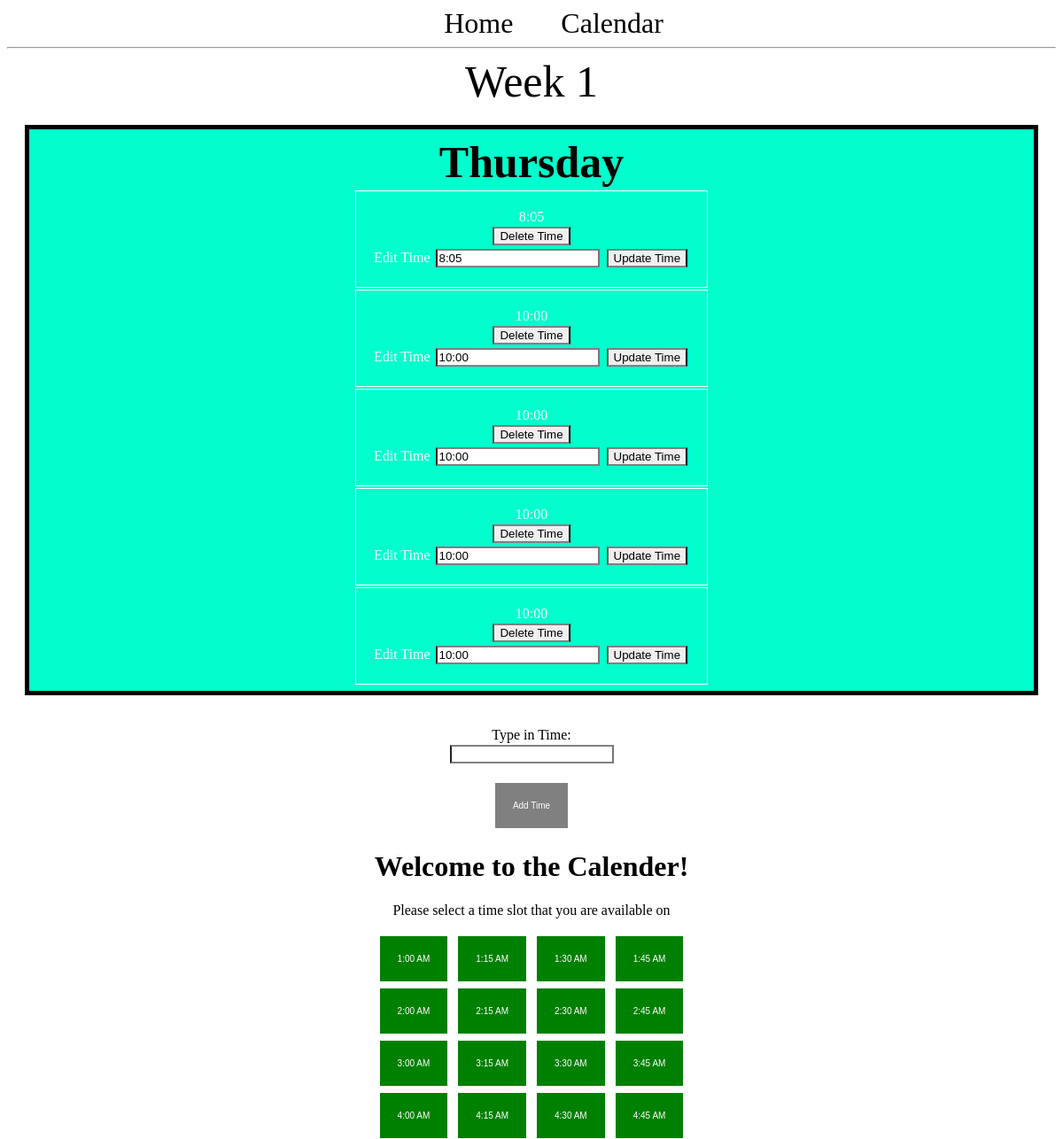
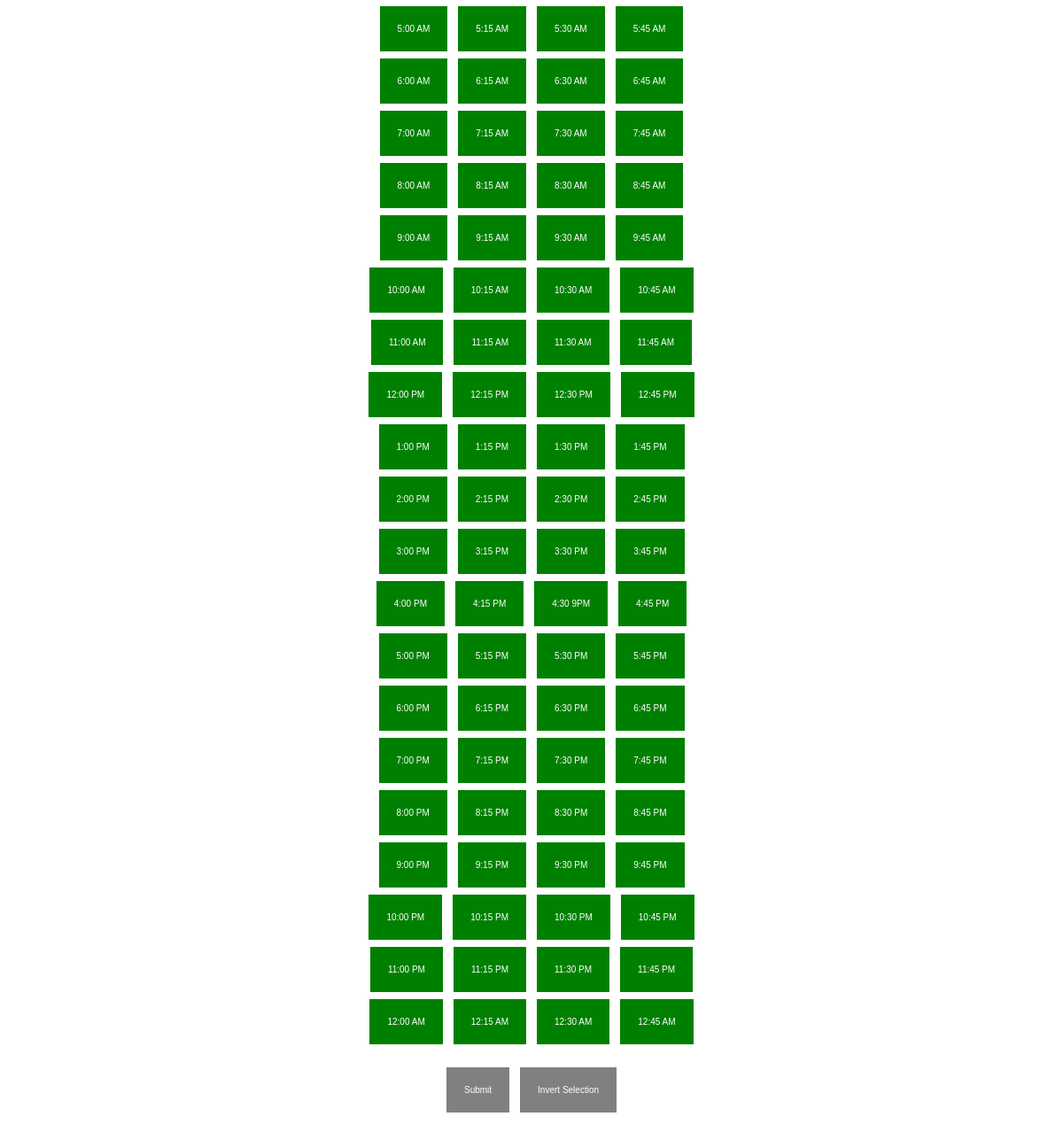
The page /day/4/ on the database its author committed (2 pictures, top to bottom).
### app.py (models this page shows, shortened)
class Day(db.Model):
  id = db.Column(db.Integer, primary_key=True)
  day = db.Column(db.String(100), nullable=False)
  week_id = db.Column(db.Integer, db.ForeignKey('week.id'))
  times = db.relationship('Time', backref='day')

class Time(db.Model):
  id = db.Column(db.Integer, primary_key=True)
  time = db.Column(db.String(100))
  day_id = db.Column(db.Integer, db.ForeignKey('day.id'))

### app.py (the view)
@app.route('/day/<int:day_id>/', methods=('GET', 'POST'))
def display_day(day_id):
  day = Day.query.get_or_404(day_id)
  if request.method == 'POST':
    time = Time(time=request.form['time'], day=day) #Needs to be updated to handle an array -SL
    db.session.add(time)
    db.session.commit()
    return redirect(url_for('display_day', day_id=day.id))
  return render_template('calendar.html', day=day)

### templates/calendar.html (shortened to what this page needs)
<!DOCTYPE html>
<html>
<head>
  <link rel="stylesheet" href="{{url_for('static', filename='base.css')}}"/>
</head>
<nav>
  <a href="/">Home</a>
  <a href="{{ url_for('index') }}">Calendar</a>
</nav>
<hr>
<head>
  <link href="{{ url_for('static', filename='./style.css') }}" rel="stylesheet" type="text/css"/>
</head>
  {% block content %}
  <span class="title"<h1>{% block title %} Week {{day.week_id}} {% endblock %}</h1></span>
  <div class="content">
    <div class="month">
      <div class="content">
          <table class="day">
            <tr>
              <th class="title">{{day.day}}</th>
            </tr>
            {% for time in day.times %}
              <tr>
                <td>
                  {{time.time}}
                  <div>
                    <form method="POST" action="{{ url_for('delete_time', time_id=time.id) }}">
                      <input type="submit" value="Delete Time" onclick="return confirm('Are you sure you want to delete this time?')">
                    </form>
                  </div>
                  <div>
                    <form method="PUT" action="{{ url_for('edit_time', time_id=time.id) }}">
                        <label for="time">Edit Time</label>
                        <input type="text" name="time" value={{time.time}} placeholder="Time"></input>
                        <input type="submit" value="Update Time"></input>
                    </form>
                  </div>
                </td>
              </tr>
            {% endfor %}
          </table>
      </div>
    </div>
  </div>
{% endblock %}
<form method="post">
  <p>
    <label for="time">Type in Time:</label><br>
    <input type="text" id="time" name="time"><br>
  </p>
  <p>
    <button type="submit" id="retroSubmit">Add Time</button>
  </p>
</form>
<body>
  <h1> Welcome to the Calender!</h1>
  <p> Please select a time slot that you are available on </p>
  <button id="01:00">1:00 AM</button>
  <button id="01:15">1:15 AM</button>
  <button id="01:30">1:30 AM</button>
  <button id="01:45">1:45 AM</button>
  <br>
  <button id="02:00">2:00 AM</button>
  <button id="02:15">2:15 AM</button>
  <button id="02:30">2:30 AM</button>
  <button id="02:45">2:45 AM</button>
  <br>
  <button id="03:00">3:00 AM</button>
  <button id="03:15">3:15 AM</button>
  <button id="03:30">3:30 AM</button>
  <button id="03:45">3:45 AM</button>
  <br>
  <button id="04:00">4:00 AM</button>
  <button id="04:15">4:15 AM</button>
  <button id="04:30">4:30 AM</button>
  <button id="04:45">4:45 AM</button>
  <br>
  <button id="05:00">5:00 AM</button>
  <button id="05:15">5:15 AM</button>
  <button id="05:30">5:30 AM</button>
  <button id="05:45">5:45 AM</button>
  <br>
  <button id="06:00">6:00 AM</button>
  <button id="06:15">6:15 AM</button>
  <button id="06:30">6:30 AM</button>
  <button id="06:45">6:45 AM</button>
  <br>
  <button id="07:00">7:00 AM</button>
  <button id="07:15">7:15 AM</button>
  <button id="07:30">7:30 AM</button>
  <button id="07:45">7:45 AM</button>
  <br>
  <button id="08:00">8:00 AM</button>
  <button id="08:15">8:15 AM</button>
  <button id="08:30">8:30 AM</button>
  <button id="08:45">8:45 AM</button>
  <br>
  <button id="09:00">9:00 AM</button>
  <button id="09:15">9:15 AM</button>
  <button id="09:30">9:30 AM</button>
  <button id="09:45">9:45 AM</button>
  <br>
  <button id="10:00">10:00 AM</button>
  <button id="10:15">10:15 AM</button>
  <button id="10:30">10:30 AM</button>
  <button id="10:45">10:45 AM</button>
  <br>
  <button id="11:00">11:00 AM</button>
  <button id="11:15">11:15 AM</button>
  <button id="11:30">11:30 AM</button>
  <button id="11:45">11:45 AM</button>
  <br>
  <button id="12:00">12:00 PM</button>
  <button id="12:15">12:15 PM</button>
  <button id="12:30">12:30 PM</button>
  <button id="12:45">12:45 PM</button>
  <br>
  <button id="13:00">1:00 PM</button>
  <button id="13:15">1:15 PM</button>
  <button id="13:30">1:30 PM</button>
  <button id="13:45">1:45 PM</button>
  <br>
  <button id="14:00">2:00 PM</button>
  <button id="14:15">2:15 PM</button>
  <button id="14:30">2:30 PM</button>
  <button id="14:45">2:45 PM</button>
  <br>
  <button id="15:00">3:00 PM</button>
  <button id="15:15">3:15 PM</button>
  <button id="15:30">3:30 PM</button>
  <button id="15:45">3:45 PM</button>
  <br>
  <button id="16:00">4:00 PM</button>
  <button id="16:15">4:15 PM</button>
  <button id="16:30">4:30 9PM</button>
  <button id="16:45">4:45 PM</button>
  <br>
  <button id="17:00">5:00 PM</button>
  <button id="17:15">5:15 PM</button>
  <button id="17:30">5:30 PM</button>
  <button id="17:45">5:45 PM</button>
  <br>
  <button id="18:00">6:00 PM</button>
  <button id="18:15">6:15 PM</button>
  <button id="18:30">6:30 PM</button>
  <button id="18:45">6:45 PM</button>
  <br>
  <button id="19:00">7:00 PM</button>
  <button id="19:15">7:15 PM</button>
  <button id="19:30">7:30 PM</button>
  <button id="19:45">7:45 PM</button>
  <br>
  <button id="20:00">8:00 PM</button>
  <button id="20:15">8:15 PM</button>
  <button id="20:30">8:30 PM</button>
  <button id="20:45">8:45 PM</button>
  <br>
  <button id="21:00">9:00 PM</button>
  <button id="21:15">9:15 PM</button>
  <button id="21:30">9:30 PM</button>
  <button id="21:45">9:45 PM</button>
  <br>
  <button id="22:00">10:00 PM</button>
  <button id="22:15">10:15 PM</button>
  <button id="22:30">10:30 PM</button>
  <button id="22:45">10:45 PM</button>
  <br>
  <button id="23:00">11:00 PM</button>
  <button id="23:15">11:15 PM</button>
  <button id="23:30">11:30 PM</button>
  <button id="23:45">11:45 PM</button>
  <br>
  <button id="24:00">12:00 AM</button>
  <button id="24:15">12:15 AM</button>
  <button id="24:30">12:30 AM</button>
  <button id="24:45">12:45 AM</button>
  <br> <br>
  <button id="btnSubmit" onclick="postTimes()">Submit</button>
  <button id="btnInvert">Invert Selection</button>
  <br><br>
</body>
</html>

### static/base.css (style rules this page uses)
.title { text-align: center; margin: 10px; width: 100%; font-size: 50px; }
.day { margin-left: auto; margin-right: auto; }
.content { width: 100%; display: flex; flex-direction: row; flex-wrap: wrap; }
.month { text-align: center; flex: 20%; padding: 5px; margin: 20px; width: 100%; background-color: #00ffcc; border: 5px solid black; }
a:link { text-decoration: none; color: black; }
input { margin: 2px; border-top: 2px solid gray; border-bottom: 2px solid gray; }
td { border: 1px solid white; color: #FFFF; padding: 20px; }
nav a { color: #000066; font-size: 2em; margin-left: 50px; text-decoration: none; }
html { height: 100%; width: 100%; }
button { background-color: gray; border: none; color: white; padding: 20px; text-align: center; text-decoration: none; display: inline-block; font-size: 10px; margin: 4px; }

### static/style.css (style rules this page uses)
html { height: 100%; width: 100%; }
button { background-color: gray; border: none; color: white; padding: 20px; text-align: center; text-decoration: none; display: inline-block; font-size: 10px; margin: 4px; }

### templates/calendar.html (style rules this page uses)
h1 { text-align: center; }
p { text-align: center; }
div { text-align: center; }
body { text-align: center; }

### rows shown on the page
Day: week_id "1", day "Thursday"
Time: time "8:05"
Time: time "10:00"
Time: time "10:00"
Time: time "10:00"
Time: time "10:00"
